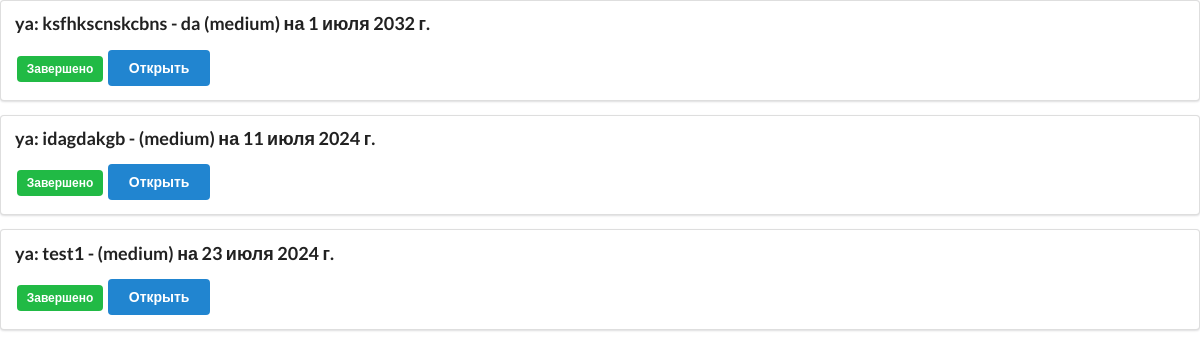
/todo/ (signed in), run on the app's committed database.
### todo/models.py (models this page shows, shortened)
class ToDo(models.Model):
    PRIORITY_DATA = (
        ('high', 'Высокий приоритет'),
        ('medium', 'Средний приоритет'),
        ('low', 'Низкий приоритет')
    )
    task = models.CharField(max_length=50)
    description = models.TextField(null=True, blank=True)
    employee = models.ForeignKey(
        User,  # Используем модель User здесь
        on_delete=models.SET_NULL,
        null=True,
    )
    group = models.ForeignKey(
        MyGroup,  # Используем модель MyGroup здесь
        on_delete=models.SET_NULL,
        null=True,
    )
    priority = models.CharField(max_length=20, choices=PRIORITY_DATA, null=True)
    date = models.DateField(null=True)
    is_complete = models.BooleanField(null=True, blank = True, default = False)

### users/models.py (models this page shows, shortened)
class User(AbstractUser):
    GENDER_CHOICES = (
        ('М', 'Мужской'),
        ('Ж', 'Женский'),
    )
    birth_date = models.DateField(null=True, blank=True)
    gender = models.CharField(
        max_length=1, choices=GENDER_CHOICES, null=True, blank=True
    )
    phone_number = models.CharField(max_length=11)
    role = models.ForeignKey(
        Role,  # Используем модель Role здесь
        on_delete=models.SET_NULL,
        null=True,
    )
    groups = models.ManyToManyField(MyGroup, blank=True, related_name='users')

### todo/views.py (the view, shortened to what this page needs)
# urls.py: path('', SendTasks.as_view(), name='send_tasks'),
class SendTasks(View):
    def get(self, request):
        if request.user.is_authenticated:
            users = User.objects.all()
            tasks = ToDo.objects.all()
            groups = MyGroup.objects.all()
        else:
            users = User.objects.none()
            tasks = ToDo.objects.none()
            groups = MyGroup.objects.none()
        return render(
            request,
            "todo/layout.html",
            {"users": users, 'tasks': tasks, 'groups': groups},
        )

### roles/models.py (called while the page is built)
    def __str__(self):
        return self.name

### todo/templates/todo/layout.html (shortened to what this page needs)
<!DOCTYPE html>
{% load static %}
<html>
<head>
    <link rel="stylesheet" href="https://cdn.jsdelivr.net/npm/semantic-ui@2.4.2/dist/semantic.min.css">
    <link rel="stylesheet" href="{% static 'todo/css/style.css' %}">
</head>
<body>
    {% if user.is_superuser or user.role|lower == "главный админ" %}
        <h2 class="main-content__title">Задачи</h2>
        <a href = "{%url 'home'%}"><button>Назад</button></a>
        {% if success_message %}
            <p>{{ success_message }}</p>
        {% endif %}
        <form class="main-content__form" method="post">
            {% csrf_token %}
            <div class="form__section">
                <label class="section__title" for="group">Выберите группу:</label>
                <select name="group" id="group">
                    <option value="" selected disabled>Выберите группу</option>
                    {% for group in groups %}
                    <option value="{{ group.id }}">{{ group.name }}</option>
                    {% endfor %}
                </select>
                <label class="section__title" for="user">Выберите пользователя:</label>
                <select name="user" id="user">
                    <option value="" selected disabled>Весь отдел</option>
                    {% for user in users %}
                        <option value="{{ user.id }}">{{ user.get_full_name }}</option>
                    {% endfor %}
                </select>
            <div class="form__section">
                <label class="section__title" for="task">Задача:</label>
                <input type="text" id="task" name="task" />
            </div>
            <div class="form__section">
                <label class="section__title" for="description">Описание:</label>
                <textarea id="description" name="description"></textarea>
            </div>
            <div class="form__section">
                <label class="section__title" for="priority">Приоритет:</label>
                <select id="priority" name="priority">
                    <option value="high">Высокий</option>
                    <option value="medium">Средний</option>
                    <option value="low">Низкий</option>
                </select>
            </div>
            <div class="form__section">
                <label class="section__title" for="date">Дата:</label>
                <input type="date" id="date" name="date" />
            </div>
            <button class="form__button" type="submit">Сохранить</button>
        </form>
        {% for task in tasks %}
        <div class="ui segment">
            <p class="ui big header">{{ task.employee.get_full_name }}: {{ task.task }} - {{ task.description }} ({{ task.priority }}) на {{ task.date }}</p>
            {% if task.is_complete == False %}
            <span class="ui gray label">Не завершено</span>
            <a class="ui primary basic button" href="{% url 'update' task_id=task.id %}">Закрыть</a>
            {% else %}
            <span class="ui green label">Завершено</span>
            <a class="ui blue button" href="{% url 'update' task_id=task.id %}">Открыть</a>
            {% endif %}
            <a class="ui negative basic button" href="{% url 'delete' task_id=task.id %}">Удалить</a>
            <a class="ui green button" href="{% url 'correct' pk=task.id %}">Изменить</a>
            </div>
            {% endfor %}
        </div>
    {% else %}
            {% for task in tasks %}
            {% if request.user.id == task.employee.id %}
            <div class="ui segment">
                <p class="ui big header">{{ task.employee.get_full_name }}: {{ task.task }} - {{ task.description }} ({{ task.priority }}) на {{ task.date }}</p>
                {% if task.is_complete == False %}
                <span class="ui gray label">Не завершено</span>
                <a class="ui primary basic button" href="{% url 'update' task_id=task.id %}">Закрыть</a>
                {% else %}
                <span class="ui green label">Завершено</span>
                <a class="ui blue button" href="{% url 'update' task_id=task.id %}">Открыть</a>
                {% endif %}
                </div>
            {%endif%}
            {% endfor %}
    {% endif %}
</body>
</html>

### data on the page
ToDo: employee.get_full_name "ya", task "ksfhkscnskcbns", description "da", priority "medium", date "1 июля 2032 г.", is_complete "Завершено"
ToDo: employee.get_full_name "ya", task "idagdakgb", priority "medium", date "11 июля 2024 г.", is_complete "Завершено"
ToDo: employee.get_full_name "ya", task "test1", priority "medium", date "23 июля 2024 г.", is_complete "Завершено"
